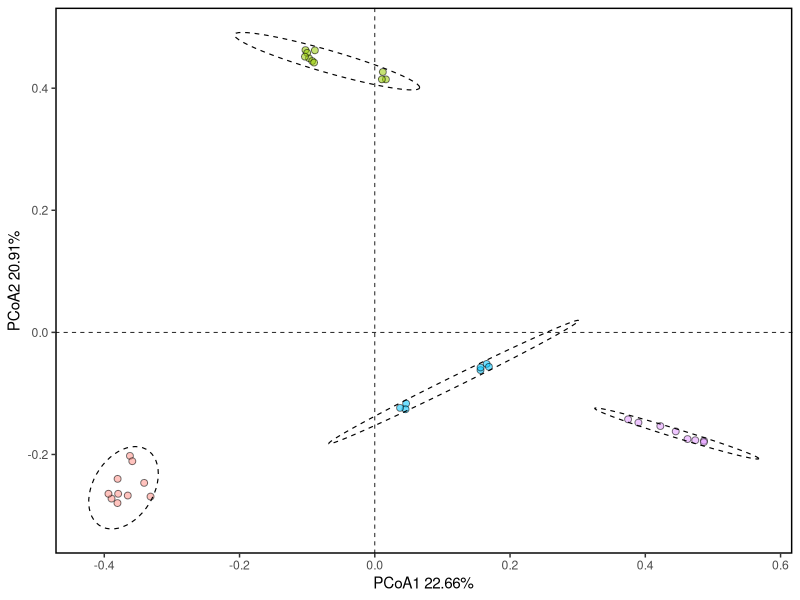

Recreate this plot in R.
library(vegan)
asvmat <- read.csv("ASV_table_PCoA.csv", header=TRUE, quote="", row.names=1)
asvmat <- data.frame(t(asvmat))
sampledata <- read.csv("sample_data_PCoA.csv", header=TRUE, quote="", row.names=1)

#distance calculation
bray_dist<-vegdist(asvmat,method = "bray")

#PCoA analysis
library(ape)
asvmat.pcoa<-pcoa(bray_dist,correction = "none")

#data for visualization
asvmat.pcoa$vectors

#Axis values
asvmat.pcoa$values
asv.plot<-data.frame(asvmat.pcoa$vectors)
head(asv.plot)

#value matching
asv.plot = cbind(asv.plot, sampledata[,1])
asv.plot[,35]
colnames(asv.plot)[35] = 'group'


#vasualizing using ggplot2
library(ggplot2)
library(ggsci)
x_label<-round(asvmat.pcoa$values$Relative_eig[1]*100,2)
y_label<-round(asvmat.pcoa$values$Relative_eig[2]*100,2)
x_label
y_label

fig <- ggplot(asv.plot, aes(x=Axis.1,y=Axis.2,fill=group))+ 
  # 选择X轴Y轴并映射颜色和形状
  geom_point(shape=21,aes(fill = group,alpha = 0.5),size=2)+ # 画散点图并设置大小
  geom_hline(yintercept = 0,linetype="dashed",size = 0.3) + # 添加横线
  geom_vline(xintercept = 0,linetype="dashed",size = 0.3) + # 添加竖线
  scale_color_igv()+ # 设置颜色,此处为Integrative Genomics Viewer配色
  theme(panel.border = element_rect(fill="transparent",color="black", size=1, linetype="solid"),
        panel.background = element_rect(fill="transparent")) + # 加上边框,主题设置
  stat_ellipse(type = "t",level = 0.95,linetype = 2, size = 0.4)+ # 添加置信椭圆
  # 自动提取主成分解释度进行绘图
  labs(x=paste0("PCoA1 ",x_label,"%"),  
       y=paste0("PCoA2 ",y_label,"%"))+
  scale_fill_manual(values=c("#00c4ff", "#ff9289", "#e199ff", "#96ca00"))+
  theme(legend.position = "none") # 设置图例位置，此处为相对位置
ggsave("PCoA_lake.tiff", width = 8, height = 8, units = "cm", dpi = 300)
